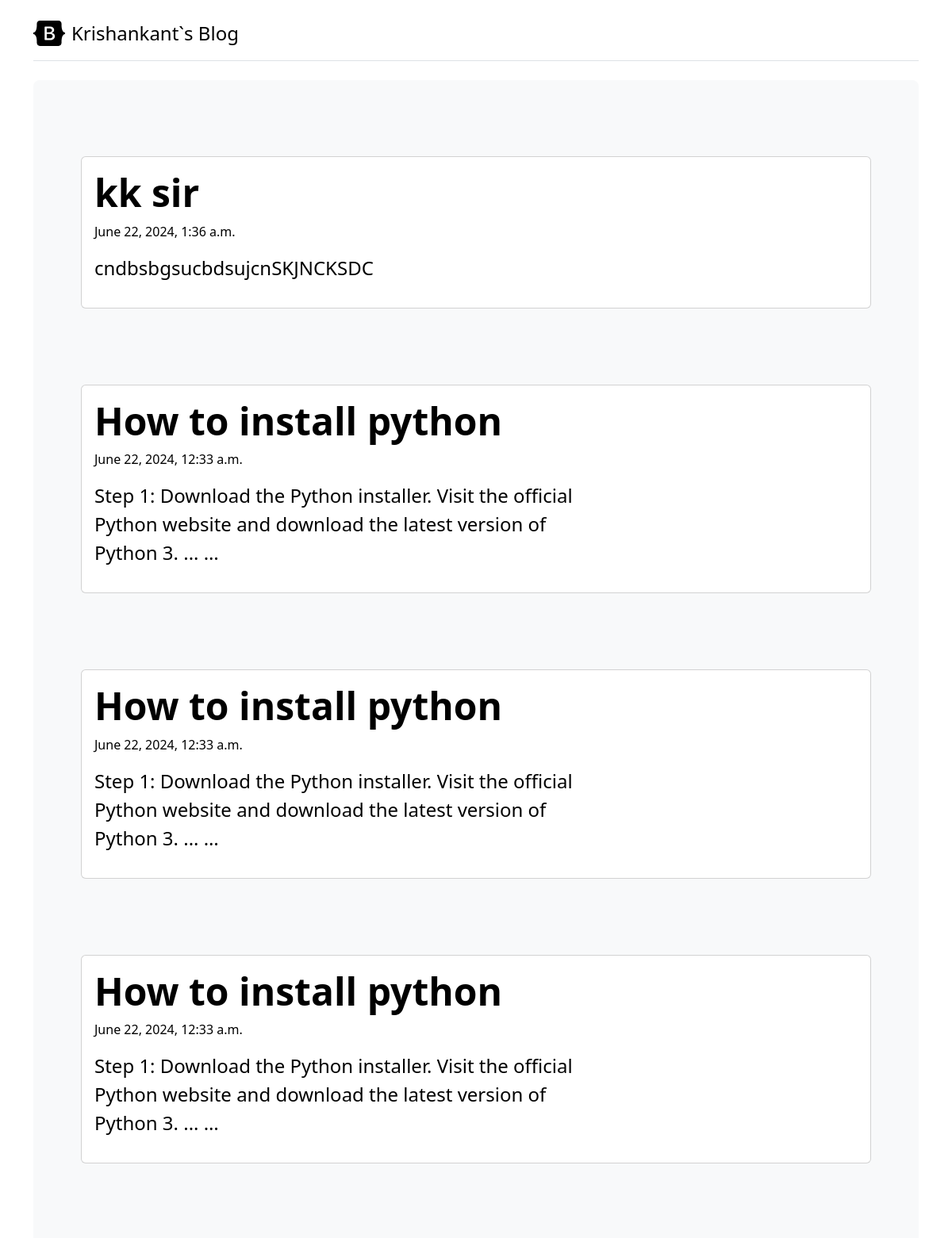
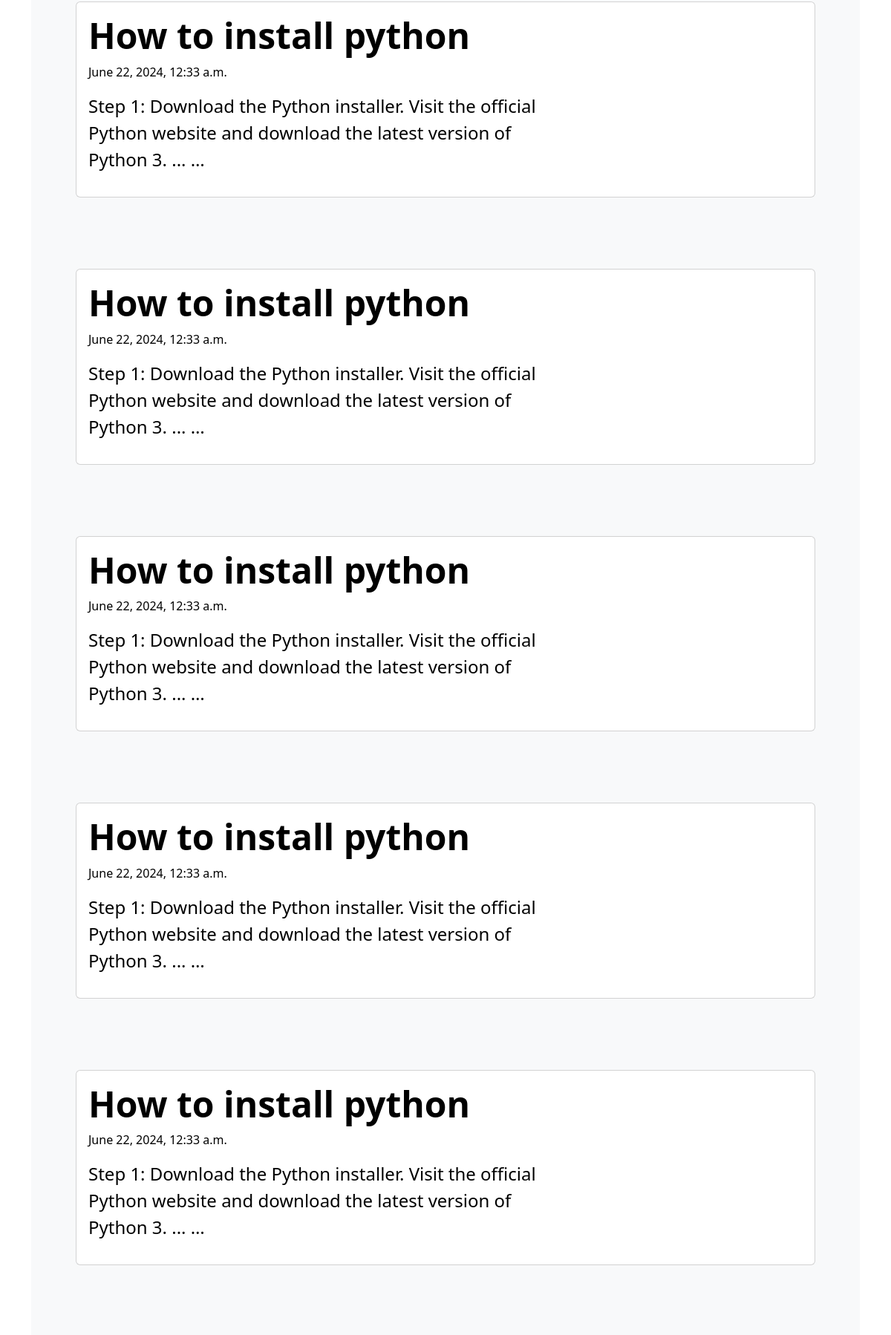
The page / (upper part) on the database its author committed (2 pictures, top to bottom).
### posts/models.py (models this page shows)
class Post(models.Model):
    title=models.CharField(max_length=100)
    body=models.CharField(max_length=1000000000)
    created_at=models.DateTimeField(default=datetime.now,blank=True)

### posts/views.py (the view)
# urls.py: path('',views.index),
def index(request):
    posts=Post.objects.all()
    return render(request,'index.html',{'posts':posts})

### templates/index.html (shortened to what this page needs)
<head>
  <link
    href="https://cdn.jsdelivr.net/npm/bootstrap@5.3.3/dist/css/bootstrap.min.css"
    rel="stylesheet"
  />
</head>
<div class="container py-4">
  <header class="pb-3 mb-4 border-bottom">
    <a
      href="/"
      class="d-flex align-items-center text-body-emphasis text-decoration-none"
    >
      <span class="fs-4">Krishankant`s Blog </span>
    </a>
  </header>
  <div class="p-5 mb-4 bg-body-tertiary rounded-3">
    {%for post in posts reversed %}
    <div class="container-fluid py-5">
      <div class="card">
        <div class="card-body">
          <a
            href="post/{{post.id}}"
            style="text-decoration: none; color: black"
          >
            <h1 class="display-5 fw-bold">{{post.title}}</h1>
            <p>{{post.created_at}}</p>
            <p class="col-md-8 fs-4">{{post.body| truncatewords:20}}</p>
          </a>
        </div>
      </div>
    </div>
    {% endfor %}
  </div>
</div>

### rows shown on the page
Post: title "kk sir", created_at "June 22, 2024, 1:36 a.m.", body "cndbsbgsucbdsujcnSKJNCKSDC"
Post: title "How to install python", created_at "June 22, 2024, 12:33 a.m.", body "Step 1: Download the Python installer. Visit the official Python website and download the latest version of Python 3. ... …"
Post: title "How to install python", created_at "June 22, 2024, 12:33 a.m.", body "Step 1: Download the Python installer. Visit the official Python website and download the latest version of Python 3. ... …"
Post: title "How to install python", created_at "June 22, 2024, 12:33 a.m.", body "Step 1: Download the Python installer. Visit the official Python website and download the latest version of Python 3. ... …"
Post: title "How to install python", created_at "June 22, 2024, 12:33 a.m.", body "Step 1: Download the Python installer. Visit the official Python website and download the latest version of Python 3. ... …"
Post: title "How to install python", created_at "June 22, 2024, 12:33 a.m.", body "Step 1: Download the Python installer. Visit the official Python website and download the latest version of Python 3. ... …"
Post: title "How to install python", created_at "June 22, 2024, 12:33 a.m.", body "Step 1: Download the Python installer. Visit the official Python website and download the latest version of Python 3. ... …"
Post: title "How to install python", created_at "June 22, 2024, 12:33 a.m.", body "Step 1: Download the Python installer. Visit the official Python website and download the latest version of Python 3. ... …"
Post: title "How to install python", created_at "June 22, 2024, 12:33 a.m.", body "Step 1: Download the Python installer. Visit the official Python website and download the latest version of Python 3. ... …"
